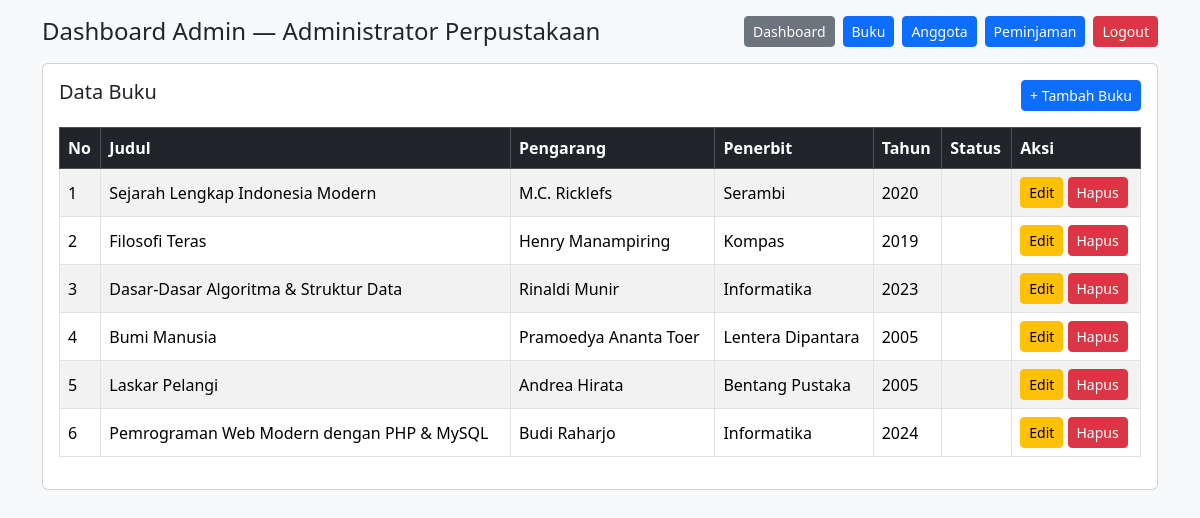
The app's page /perpustakaan/admin/dashboard.php?halaman=data_buku (signed in) with its own data.
### tables this page shows
CREATE TABLE `buku` (
  `id_buku` INT(11) NOT NULL AUTO_INCREMENT,
  `kode_buku` VARCHAR(20) NOT NULL,
  `judul_buku` VARCHAR(100) NOT NULL,
  `pengarang` VARCHAR(80) NOT NULL,
  `penerbit` VARCHAR(80) NOT NULL,
  `tahun_terbit` YEAR NOT NULL,
  `kategori` VARCHAR(40) NOT NULL DEFAULT 'Umum',
  `stok` INT(11) NOT NULL DEFAULT 1,
  PRIMARY KEY (`id_buku`),
  UNIQUE KEY `uk_kode_buku` (`kode_buku`)
);

### perpustakaan/koneksi.php (called while the page is built, shortened)
<?php
function e($teks) {
    return htmlspecialchars((string)$teks, ENT_QUOTES, 'UTF-8');
}

### perpustakaan/admin/data_buku.php (the view, shortened to what this page needs)
<?php $q = mysqli_query($koneksi, "SELECT * FROM buku ORDER BY id_buku DESC"); ?>
<div class="d-flex justify-content-between mb-3">
  <h5 class="mb-0">Data Buku</h5>
  <a href="dashboard.php?halaman=input_buku" class="btn btn-primary btn-sm">+ Tambah Buku</a>
</div>
<div class="table-responsive">
<table class="table table-bordered table-striped align-middle">
  <thead class="table-dark">
    <tr><th>No</th><th>Judul</th><th>Pengarang</th><th>Penerbit</th><th>Tahun</th><th>Status</th><th>Aksi</th></tr>
  </thead>
  <tbody>
  <?php $no = 1; while ($d = mysqli_fetch_assoc($q)) { ?>
    <tr>
      <td><?= $no++ ?></td>
      <td><?= e($d['judul_buku']) ?></td>
      <td><?= e($d['pengarang']) ?></td>
      <td><?= e($d['penerbit']) ?></td>
      <td><?= e($d['tahun_terbit']) ?></td>
      <td><span class="badge bg-<?= $d['status'] == 'tersedia' ? 'success' : 'secondary' ?>"><?= e($d['status']) ?></span></td>
      <td class="text-nowrap">
        <a href="dashboard.php?halaman=edit_buku&id=<?= (int)$d['id_buku'] ?>" class="btn btn-warning btn-sm">Edit</a>
        <form action="hapus_buku.php" method="post" class="d-inline" onsubmit="return confirm('Yakin ingin menghapus buku ini?')">
          <button class="btn btn-danger btn-sm">Hapus</button>
        </form>
      </td>
    </tr>
  <?php } ?>
  </tbody>
</table>
</div>

### records on screen
buku: judul_buku "Sejarah Lengkap Indonesia Modern", pengarang "M.C. Ricklefs", penerbit "Serambi", tahun_terbit "2020"
buku: judul_buku "Filosofi Teras", pengarang "Henry Manampiring", penerbit "Kompas", tahun_terbit "2019"
buku: judul_buku "Dasar-Dasar Algoritma & Struktur Data", pengarang "Rinaldi Munir", penerbit "Informatika", tahun_terbit "2023"
buku: judul_buku "Bumi Manusia", pengarang "Pramoedya Ananta Toer", penerbit "Lentera Dipantara", tahun_terbit "2005"
buku: judul_buku "Laskar Pelangi", pengarang "Andrea Hirata", penerbit "Bentang Pustaka", tahun_terbit "2005"
buku: judul_buku "Pemrograman Web Modern dengan PHP & MySQL", pengarang "Budi Raharjo", penerbit "Informatika", tahun_terbit "2024"

### other values on screen
$_SESSION['nama_admin'] "Administrator Perpustakaan"
